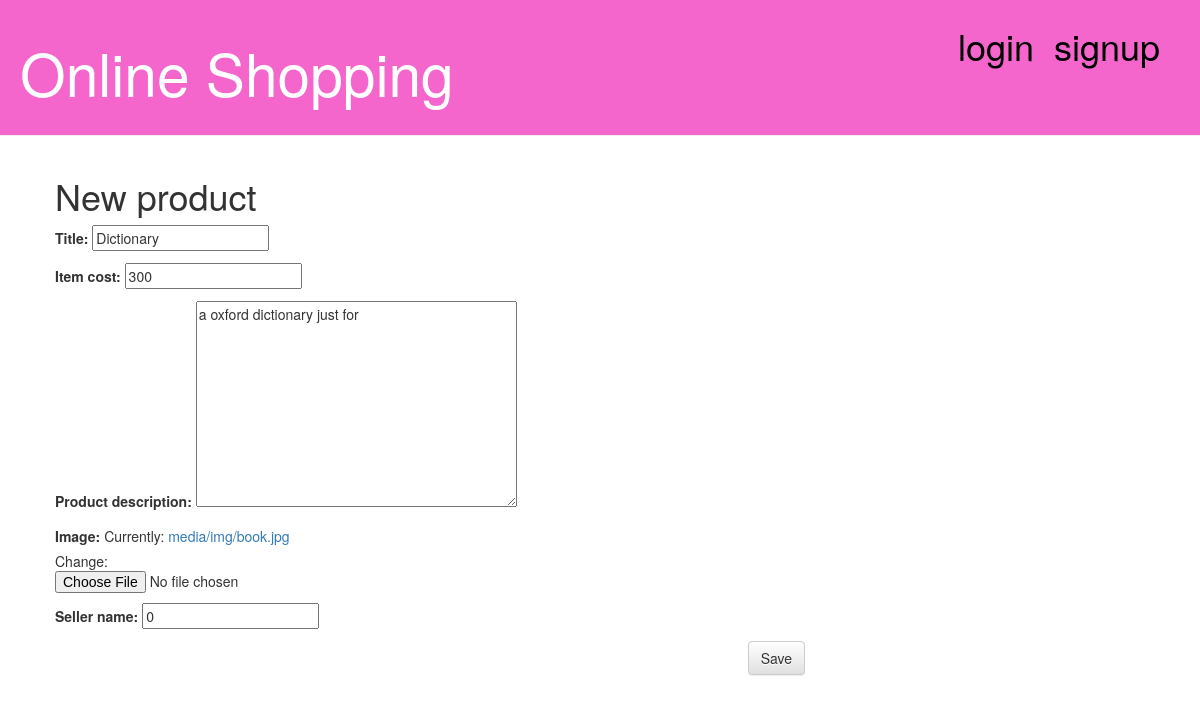
Page /post/10/edit/ on the committed database.
### blog/models.py (models this page shows, shortened)
class Post(models.Model):
    author = models.ForeignKey('auth.User')
    title = models.CharField(max_length=200)
    seller_name = models.CharField(max_length=100)
    item_cost = models.CharField(max_length=20)
    product_description = models.TextField()
    image = models.ImageField(upload_to='media/img')
    created_date = models.DateTimeField(
            default=timezone.now)
    published_date = models.DateTimeField(
            blank=True, null=True)

### blog/views.py (the view)
# urls.py: url(r'^post/(?P<pk>\d+)/edit/$', views.post_edit, name='post_edit'),
def post_edit(request, pk):
    post = get_object_or_404(Post, pk=pk)
    if request.method == "POST":
        form = PostForm(request.POST, instance=post)
        if form.is_valid():
            post = form.save(commit=False)
            post.author = request.user
            post.published_date = timezone.now()
            post.save()
            return redirect('post_detail', pk=post.pk)
    else:
        form = PostForm(instance=post)
    return render(request, 'blog/post_edit.html', {'form': form})

### blog/forms.py
class PostForm(forms.ModelForm):
    class Meta:
        model = Post
        fields = ('title','item_cost', 'product_description','image','seller_name')

### blog/templates/blog/post_edit.html
{% extends 'blog/base.html' %}
{% block content %}
    <h1>New product</h1>
    <form method="POST" class="post-form">{% csrf_token %}
        {{ form.as_p }}
        <button type="submit" class="save btn btn-default">Save</button>
    </form>
{% endblock %}

### blog/static/css/blog.css (style rules this page uses)
.save { float: right; }

### rows in the picture
Post: title "Dictionary", item_cost "300", product_description "a oxford dictionary just for", seller_name "0"
